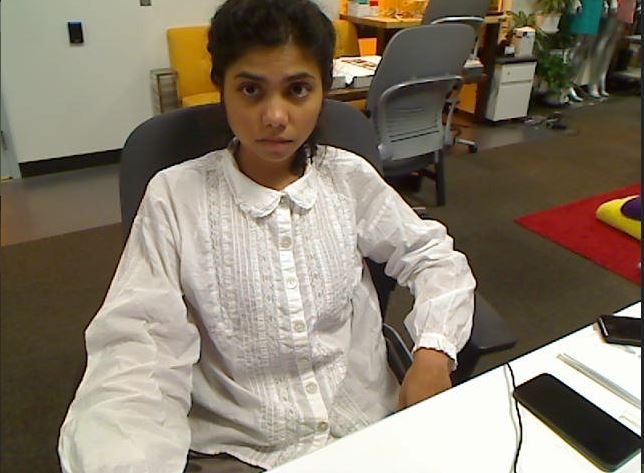
#> input picture archive/sil-detect-1.JPG, 644 x 473 px, given in place of the camera
$ python silhouette_extractor.py
#> lines starting #> are read from the running program, lines starting #| are printed output that depends on the picture; after the words box and inside, x2 and y2 are one past the last pixel; in counts of white or black regions, pixels touching at a corner belong together
from __future__ import print_function
import cv2 as cv
import argparse
import numpy as np

def draw_bounding_box_and_mask(frame, pixel_set):
    # Create a blank mask with the same dimensions as the frame
    # mask = np.zeros_like(frame)

    # Convert the pixel set (shoulder outline) to a NumPy array
    pixel_points = np.array(pixel_set, dtype=np.int32)

    # Draw the pixel set on the mask
    # cv.polylines(mask, [pixel_points], isClosed=False, color=(255, 255, 255), thickness=1)

    # Find the bounding box for the pixel set
    x, y, w, h = cv.boundingRect(pixel_points)

    # Make a copy of the original frame to preserve the bounding box area
    frame_copy = frame.copy()

    # Optional: Blur the entire frame (you can also make it white instead)
    blurred_frame = cv.GaussianBlur(frame, (21, 21), 0)

    # Apply the bounding box area from the original frame onto the blurred frame
    blurred_frame[y:y+h, x:x+w] = frame_copy[y:y+h, x:x+w]

    # Draw the bounding box (optional if you just want to visualize it)
    cv.rectangle(blurred_frame, (x, y), (x+w, y+h), (0, 255, 0), 2)

    return blurred_frame


def convert_grayscale_to_rgb_mask(grayscale_mask):
    # Create an RGB image by stacking the grayscale mask 3 times (initially, R=G=B)
    rgb_mask = cv.cvtColor(grayscale_mask, cv.COLOR_GRAY2BGR)

    # Create a binary mask where grayscale values are 255 (foreground)
    red_mask = grayscale_mask == 255

    # Set Red channel to 255 for the 255 pixels (leaving G and B as 0)
    rgb_mask[red_mask] = [0, 0, 255]  # OpenCV uses BGR, so [B=0, G=0, R=255] is red

    return rgb_mask


parser = argparse.ArgumentParser(description='This program shows how to use background subtraction methods provided by \
                                              OpenCV. You can process both videos and images.')
parser.add_argument('--input', type=str, help='Path to a video or a sequence of image.', default='sil-detect-2.JPG')
parser.add_argument('--algo', type=str, help='Background subtraction method (KNN, MOG2).', default='MOG2')
args = parser.parse_args()

if args.algo == 'MOG2':
    backSub = cv.createBackgroundSubtractorMOG2()
else:
    backSub = cv.createBackgroundSubtractorKNN()

# capture = cv.VideoCapture(cv.samples.findFileOrKeep(args.input))
capture = cv.VideoCapture(0)

if not capture.isOpened():
    print('Unable to open: ' + args.input)
    exit(0)

i = 0

totalframes = 20

# frame1 = np.zeros((480, 640))
global fgMask1
fgMask1 = np.zeros((480, 640))

while i < totalframes:
    ret, frame = capture.read()
#> frame is the input picture: shape (473, 644, 3); mean B, G, R 107.6, 123.9, 134.8
    if frame is None:
        break

    fgMask = backSub.apply(frame)
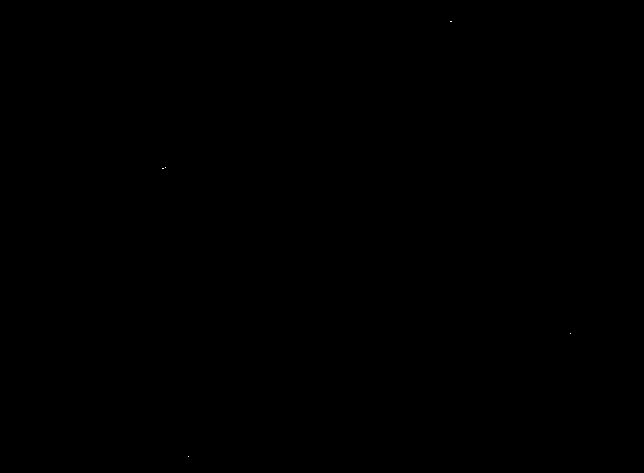
#> fgMask: shape (473, 644); values 127 (black) and 255 (white), 0% white in thin lines or dots, all inside (x1, y1, x2, y2) = (162, 21, 571, 457)

    cv.rectangle(frame, (10, 2), (100, 20), (255, 255, 255), -1)
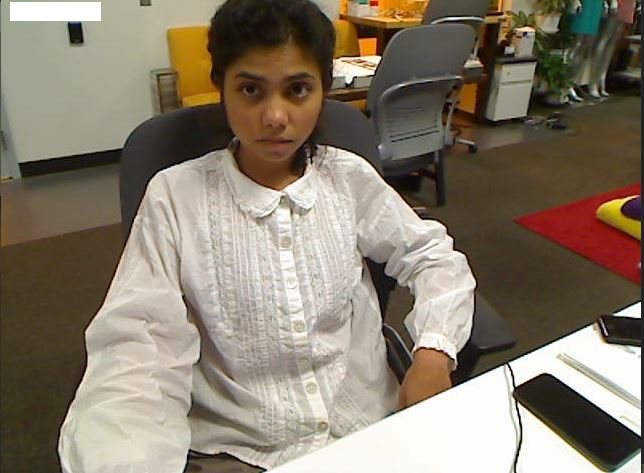
#> frame: shape (473, 644, 3); 0.57% of pixels changed, all inside (x1, y1, x2, y2) = (10, 2, 101, 21)
    cv.putText(frame, str(capture.get(cv.CAP_PROP_POS_FRAMES)), (15, 15),
               cv.FONT_HERSHEY_SIMPLEX, 0.5, (0, 0, 0))
#> frame: shape (473, 644, 3); 0.02% of pixels changed, all inside (x1, y1, x2, y2) = (17, 5, 40, 16)

    cv.imshow('Frame', frame)
    cv.imshow('FG Mask', fgMask)
    # print(f'Size of fgMask1 {fgMask1.shape}')
    # print(f'Size of fgMask {fgMask.shape}')
    # print(f'Value of fgMask {fgMask[100:110, 80:100]}')
    grayframe = cv.cvtColor(frame, cv.COLOR_BGR2GRAY)
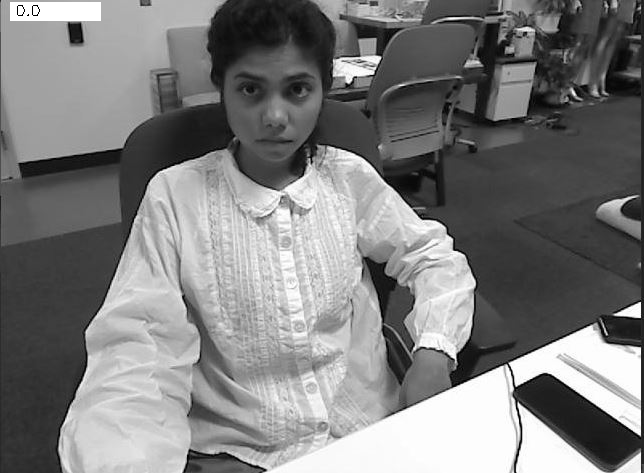
#> grayframe: shape (473, 644); min 0, max 255, mean 125.8
    # [5 lines of commented-out code are left out]
    fgMask[fgMask < 128] = 0
#> (the run stopped early here; a loop or call above may not have finished)
